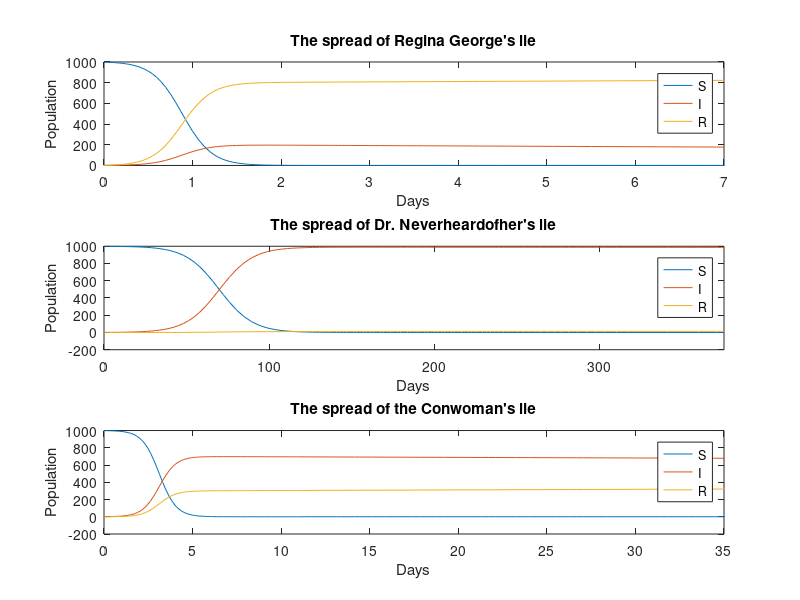

MATLAB code for this plot:
% Brandon Montez
% 10 - 15 - 2022

clear
clc

% Parameters
b = [0.03 0.0001 0.003];
g = [0.02 0.00001 0.001];
p = [0.2 0.99 0.7];
a = [0 0 0];

% Initial Conditions
RUMOR_STRT = 1;
POP = 1000 - RUMOR_STRT;

IC = [POP RUMOR_STRT 0];

% ODEs
f1 = @(t,x1) [-x1(2) * x1(1) * b(1); x1(2) * x1(1) * b(1) * p(1) - x1(2) * g(1) + a(1) * x1(3); g(1) * x1(2) - a(1) * x1(3) + (1 - p(1)) * b(1) * x1(1) * x1(2)];
[t1, x1] = ode45(f1, [0 31], IC);
 
f2 = @(t,x2) [-x2(2) * x2(1) * b(2); x2(2) * x2(1) * b(2) * p(2) - x2(2) * g(2) + a(2) * x2(3); g(2) * x2(2) - a(2) * x2(3) + (1 - p(2)) * b(2) * x2(1) * x2(2)];
[t2, x2] = ode45(f2, [0 375], IC);

f3 = @(t,x3) [-x3(2) * x3(1) * b(3); x3(2) * x3(1) * b(3) * p(3) - x3(2) * g(3) + a(3) * x3(3); g(3) * x3(2) - a(3) * x3(3) + (1 - p(3)) * b(3) * x3(1) * x3(2)];
[t3, x3] = ode45(f3, [0 40], IC);

% Plot
hold on

subplot(3,1,1)
plot(t1,x1(:,1:3))
title('The spread of Regina George''s lie')
xlabel('Days'), ylabel('Population')
legend('S','I','R')

ylim([0 1000])
xlim([0 7])

subplot(3,1,2)
plot(t2,x2(:,1:3))
title('The spread of Dr. Neverheardofher''s lie')
xlabel('Days'), ylabel('Population')
legend('S','I','R')

xlim([0 375])

subplot(3,1,3)
plot(t3,x3(:,1:3))
title('The spread of the Conwoman''s lie')
xlabel('Days'), ylabel('Population')
legend('S','I','R')

xlim([0 35])

hold off

exportgraphics(gcf, 'Graphs.jpg')



